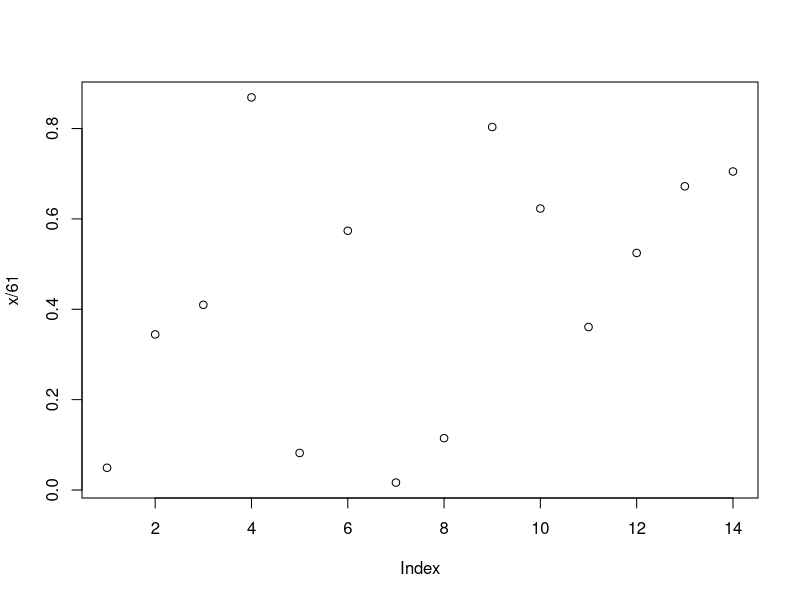
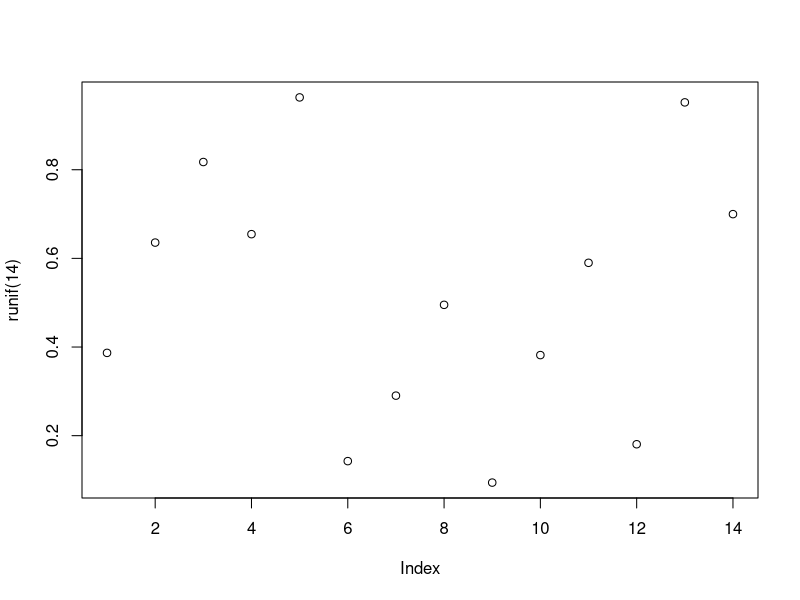
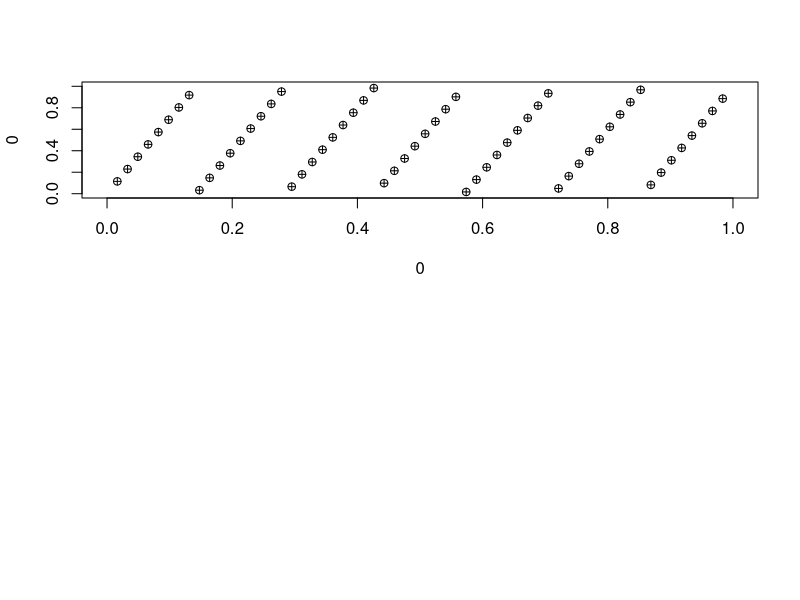

These charts were generated, in order, by the following R code: (Note: this script raises an error after producing the figures.)
#### Simulation Chapter 25
# prime modulus multiplicative linear congruential generator

# with a, m and x0

x = numeric(14) # list must have length(mod) because generator is full period
x[1] = 3 # set as seed
for (i in 2:14) x[i] = (7 * x[i - 1]) %% 61
print(x)
# notice how the list went back to the seed

plot(x/61)
plot(runif(14))


par(mfrow = c(2,1))
x = numeric(60) # list must have length(mod) because generator is full period
x[1] = 3 # set as seed
for (i in 2:60) x[i] = (7 * x[i - 1]) %% 61
u = x/61
plot(0, 0, type = 'n', xlim = c(0,1), ylim = c(0,1))
for (i in 2:60) points(u[i - 1], u[i], pch = 10)
points(u[60], u[1], pch = 10) # plot for pairs of random numbers


u = runif(60)
plot(0, 0, type = 'n', xlim = c(0,1), ylim = c(0.1))
for (i in 2:60) points(u[i - 1], u[i], pch = 10)
points(u[60], u[1], pch = 10)
par(mfrow = c(1,1))


### Monte Carlo for alternating men and women in 5 chairs
nrep = 100000
count = 0
for (i in 1:nrep) {
  x = sample(5)
  if (x[1] * x[3] * x[5] == 15) count = count + 1
} # 15 is from the position of the odd numbers; odd = male
print(count/nrep)


### Monte Carlo simulating the probability of rolling a ten in 3 fair dice
nrep = 1000000
count = 0
for (i in 1:nrep) {
  roll = sample(1:6, 3, replace = T)
  if (sum(roll) == 10) count = count + 1
}
print(count/nrep)



### Urn exercise
set.seed(4)
nrep = 100000
count = 0
for (i in 1:nrep){
urn1 = c(0, 0, 0, 1, 1)
urn2 = c(0, 1, 1, 1)
x = sample(5, 1) # index for urn1 first ball
urn2 = c(urn2, urn1[x]) # transfer ball from urn1 to urn2
y = sample(5, 1) # set y as index of urn 2 ball picked
urn1[x] = urn2[y] # transfer from urn2 to urn1
if (sample(urn1, 1)==1) count = count + 1
}
print(count/nrep)




### calculate 90th percentile between 2 points
nrep = 4000000
x1 = runif(nrep)
x2 = runif(nrep)
y1 = runif(nrep)
y2 = runif(nrep)
d = sqrt((x1 - x2)^2 + (y1 - y2)^2)
sort(d)[0.9 * nrep] # sort results based on the 90th percentile

for (i in 1:20) {
  plot(runif(2), runif(2), pch = 19, xlim = c(0,1), ylim = c(0,1), type = 'o')
  Sys.sleep(1)
}




################################################




### Exercise 25.2
nrep = 100000
count = 0
for (i in 1:nrep){
  roll = sample(1:6, 6, replace = T) # 6 faces, 6 rolls. no replace
  if (roll == sample(c(1, 2, 3, 4, 5, 6))) count = count + 1
}
print(count/nrep)
print(count)
#print(roll) # check the rolls for verification


### Exercise 25.3
nrep = 100000
count = 0
set.seed(4)
for (i in 1:nrep) {
  x = sample(rep(c('x', 'y'), c(40, 10)))
  if(any(head(x, -1) == 'y' & tail(x, -1) == 'y')) count = count + 1
}
print(1 - (count/nrep))


#### 25.4
set.seed(3)
nrep = 500000
count = 0
for (i in 1:nrep) {
  roll = sample(6, 5, replace = T)
  if (sum(roll[1:3])==3 | sum(roll[2:4])==3 | sum(roll[3:5])==3) count = count + 1
}
print(count/nrep)


#### 25.10
nrep = 100000
count = 0
for (i in 1:nrep) {
  x = sample(6, 5, replace = T)
  if (min(x) >= 2) count = count + 1
}
print(count/nrep)


##### 26.2
hist(precip)
n = length(precip)
xbar = mean(precip)
critv = qt(1 - 0.1/2, n - 1)
sdev = sd(precip)
se = sdev/sqrt(n)
half = critv * se
xbar + c(-1, 1) * half


##### 27.3